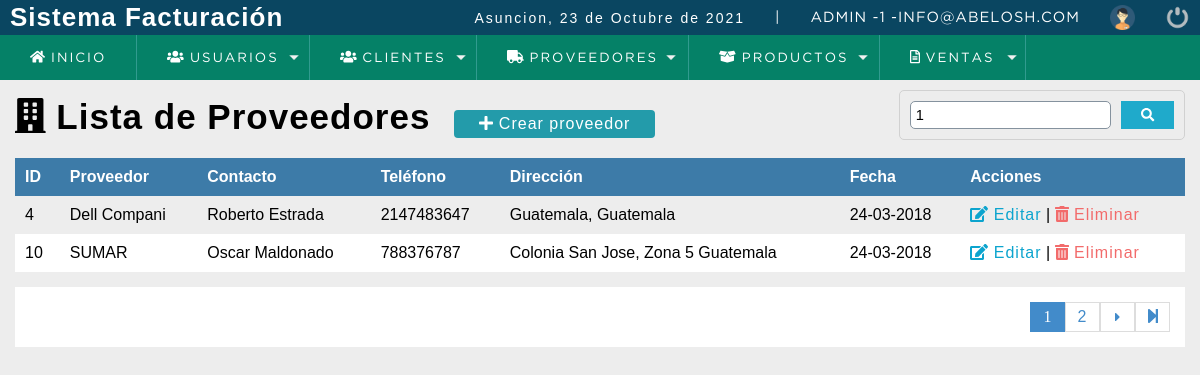
Screenshot of /sistema/buscar_proveedor.php?busqueda=1 (signed in) with the database file from the repository.
### tables this page shows
CREATE TABLE `proveedor` (
  `codproveedor` int(11) NOT NULL,
  `proveedor` varchar(100) DEFAULT NULL,
  `contacto` varchar(100) DEFAULT NULL,
  `telefono` bigint(11) DEFAULT NULL,
  `direccion` text DEFAULT NULL,
  `date_add` datetime NOT NULL DEFAULT current_timestamp(),
  `usuario_id` int(11) NOT NULL,
  `estatus` int(11) NOT NULL DEFAULT 1
);

### sistema/buscar_proveedor.php (the view, shortened to what this page needs)
<?php
	include "../conexion.php";
 ?>
<!DOCTYPE html>
<html lang="en">
<head>
	<?php include "includes/scripts.php";?>
</head>
<body>
	<?php include "includes/header.php"; ?>
	<section id="container">
		<?php
			$busqueda = strtolower($_REQUEST['busqueda']);
		 ?>
		<h1><i class="fas fa-building"></i> Lista de Proveedores</h1>
		<a href="registro_proveedor.php" class="btn_new"><i class="fas fa-plus"></i> Crear proveedor</a>
		<form action="buscar_proveedor.php" method="get" class="form_search">
			<input type="text" name="busqueda" id="busqueda" placeholder="Buscar" value="<?php echo $busqueda; ?>">
			<button type="submit" class="btn_search"><i class="fas fa-search"></i></button>
		</form>
		<table>
			<tr>
				<th>ID </th>
				<th>Proveedor</th>
				<th>Contacto</th>
				<th>Teléfono</th>
				<th>Dirección</th>
				<th>Fecha</th>
				<th>Acciones</th>
			</tr>
			<?php
				$sql_registe = mysqli_query($conection,"SELECT COUNT(*) AS total_registro FROM proveedor
																	  WHERE (codproveedor LIKE '%$busqueda%' OR
																	  		 proveedor LIKE '%$busqueda%' OR
																	  		 contacto LIKE '%$busqueda%' OR
																	  		 telefono LIKE '%$busqueda%')
																	  AND estatus = 1 ");
				$result_register = mysqli_fetch_array($sql_registe);
				$total_registro = $result_register['total_registro'];
				$por_pagina = 2;
				if(empty($_GET['pagina']))
				{
					$pagina = 1;
				}else{
					$pagina = $_GET['pagina'];
				}
				$desde = ($pagina-1) * $por_pagina;
				$total_paginas = ceil($total_registro / $por_pagina);
				$query = mysqli_query($conection, "SELECT * FROM proveedor
													WHERE (codproveedor LIKE '%$busqueda%' OR
											  		 proveedor LIKE '%$busqueda%' OR
											  		 contacto LIKE '%$busqueda%' OR
											  		 telefono LIKE '%$busqueda%' )
													AND
													estatus = 1 ORDER BY codproveedor ASC LIMIT $desde,$por_pagina
					");
				$result = mysqli_num_rows($query);
				if($result > 0){
					while ($data = mysqli_fetch_array($query)) {
						 $formato = 'Y-m-d H:i:s';
						 $fecha  = Datetime::createFromFormat($formato,$data["date_add"]);
				?>
					<tr>
						<td><?php echo $data['codproveedor']; ?></td>
						<td><?php echo $data['proveedor']; ?></td>
						<td><?php echo $data['contacto']; ?></td>
						<td><?php echo $data['telefono']; ?></td>
						<td><?php echo $data['direccion']; ?></td>
						<td><?php echo $fecha->format('d-m-Y'); ?></td>
						<td>
							<a class="link_edit" href="editar_proveedor.php?id=<?php echo $data['codproveedor']; ?>"> <i class="fas fa-edit"></i> Editar</a>
							|
							<a class="link_delete" href="eliminar_confirmar_proveedor.php?id=<?php echo $data['codproveedor']; ?>"> <i class="fas fa-trash-alt"></i> Eliminar</a>
						</td>
					</tr>
			<?php
				}
			}
			 ?>
		</table>
		<?php
			if($total_registro != 0)
			{
		 ?>
		<div class="paginador">
			<ul>
				<?php
				for ($i=1; $i <=  $total_paginas; $i++) {
					if ($i == $pagina) {
						echo '<li class ="pageSelected">'.$i.'</li>';
					}else{
					echo '<li><a href="?pagina='.$i.'&busqueda='.$busqueda.'">'.$i.'</a></li>';
					}
				}
				if ($pagina != $total_paginas)
				{
				 ?>
				<li><a href="?pagina=<?php echo $pagina + 1; ?>"><i class="fas fa-caret-right fa-sm"></i></a></li>
				<li><a href="?pagina=<?php echo $total_paginas; ?>"><i class="fas fa-step-forward "></i></a></li>
				<?php
					}
				 ?>
			</ul>
		</div>
		<?php } ?>
	</section>
	<?php include "includes/footer.php"; ?>
</body>
</html>

### sistema/css/style.css (style rules this page uses)
* { margin: 0; padding: 0; box-sizing: border-box; }
body { background: #ededed; }
h1, h2, h3, h4, h5, h6 { font-family: 'arial'; font-weight: bold; letter-spacing: 1px; }
h1 { font-size: 26px; }
a { text-decoration: none; font-family: arial; letter-spacing: 1px; }
#container { padding: 90px 15px 15px; }
form { background: #FFF; margin: auto; padding: 20px 50px; border: 1px solid #d1d1d1; }
input,select { display: block; width: 100%; font-size: 11pt; padding: 5px; border: 1px solid #85929e; border-radius: 5px; }
#container h1 { font-size: 35px; display: inline-block; color: #000000; }
.btn_new { display: inline-block; background: #239baa; color: #FFF; padding: 5px 25px; border-radius: 4px; margin: 20px; }
table { border-collapse: collapse; font-size: 12pt; font-family: 'arial'; width: 100%; color: #000000; }
table th { text-align: left; padding: 10px; background: #3d7ba8; color: #FFF; }
table tr:nth-child(odd) { background: #FFF; }
table td { padding: 10px; }
.link_edit { color:#0ca4ce; }
.link_delete { color: #f26b6b; }
.paginador ul { padding: 15px; list-style: none; background: #FFF; margin-top: 15px; display: -webkit-flex; display: -moz-flex; display: -ms-flex; display: -o-flex; display: flex; justify-content: flex-end; }
.paginador a, .pageSelected { color: #428bca; border: 1px solid #ddd; padding: 5px; display: inline-block; text-align: center; width: 35px; }
.pageSelected { color: #FFF; background: #428bca; border: 1px solid #428bca; }
.form_search { display: -webkit-flex; display: -moz-flex; display: -ms-flex; display: -o-flex; display: flex; float: right; background: initial; padding: 10px; border-radius: 5px; }
.form_search .btn_search { background: #1faacB; color: #FFF; padding: 0 20px; border: 0; cursor: pointer; margin-left: 10px; }

### rows the page displays
proveedor: codproveedor "4", proveedor "Dell Compani", contacto "Roberto Estrada", telefono "2147483647", direccion "Guatemala, Guatemala", date_add "24-03-2018"
proveedor: codproveedor "10", proveedor "SUMAR", contacto "Oscar Maldonado", telefono "788376787", direccion "Colonia San Jose, Zona 5 Guatemala", date_add "24-03-2018"

### other values shown
fechaC() "23 de Octubre de 2021"
$_SESSION['user'] "ADMIN"
$_SESSION['rol'] "1"
$_SESSION['email'] "INFO@ABELOSH.COM"
